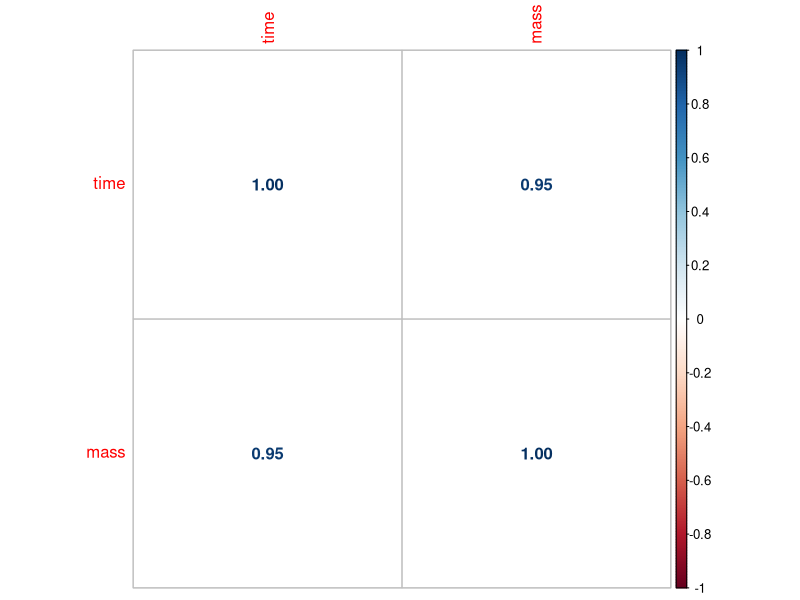
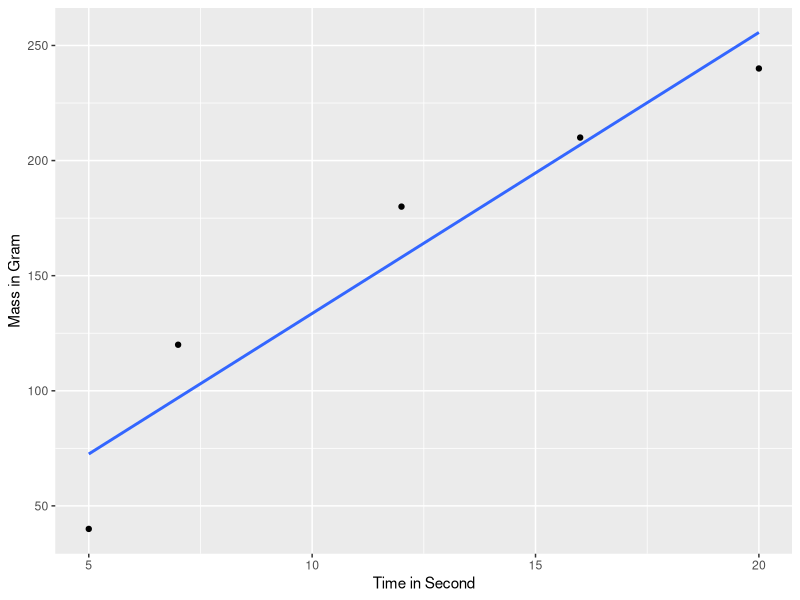

Reproduce these figures in R, in order.
library(ggplot2)

# 1
# create the dataset

dataset <- data.frame(
    time = c(5,7,12,16,20),
    mass = c(40,120,180,210,240)
)

# 1.1
# get some summary about the dataset
summary(dataset)

# 2
# compute the correlation coefficient
cor_coeff <- cor.test(dataset$time, dataset$mass)

# ~ +- 1 -> high correlation
cor_coeff$estimate

# 2.1
# a scatter plot can visually aid in the correlation determination
corrplot::corrplot(
    corr = cor(dataset),
    method = 'number'
)

ggplot(
    data = dataset,
    aes(
        x = `time`,
        y = `mass`
    )
) + geom_point(

) + geom_smooth(
    method = 'lm',
    se = FALSE
) + labs(

    x = 'Time in Second',
    y = 'Mass in Gram'
)

# 3
# create the Linear Regression Model
LR_Model <- lm(
    mass ~ time,
    data = dataset
)

summary(LR_Model)
